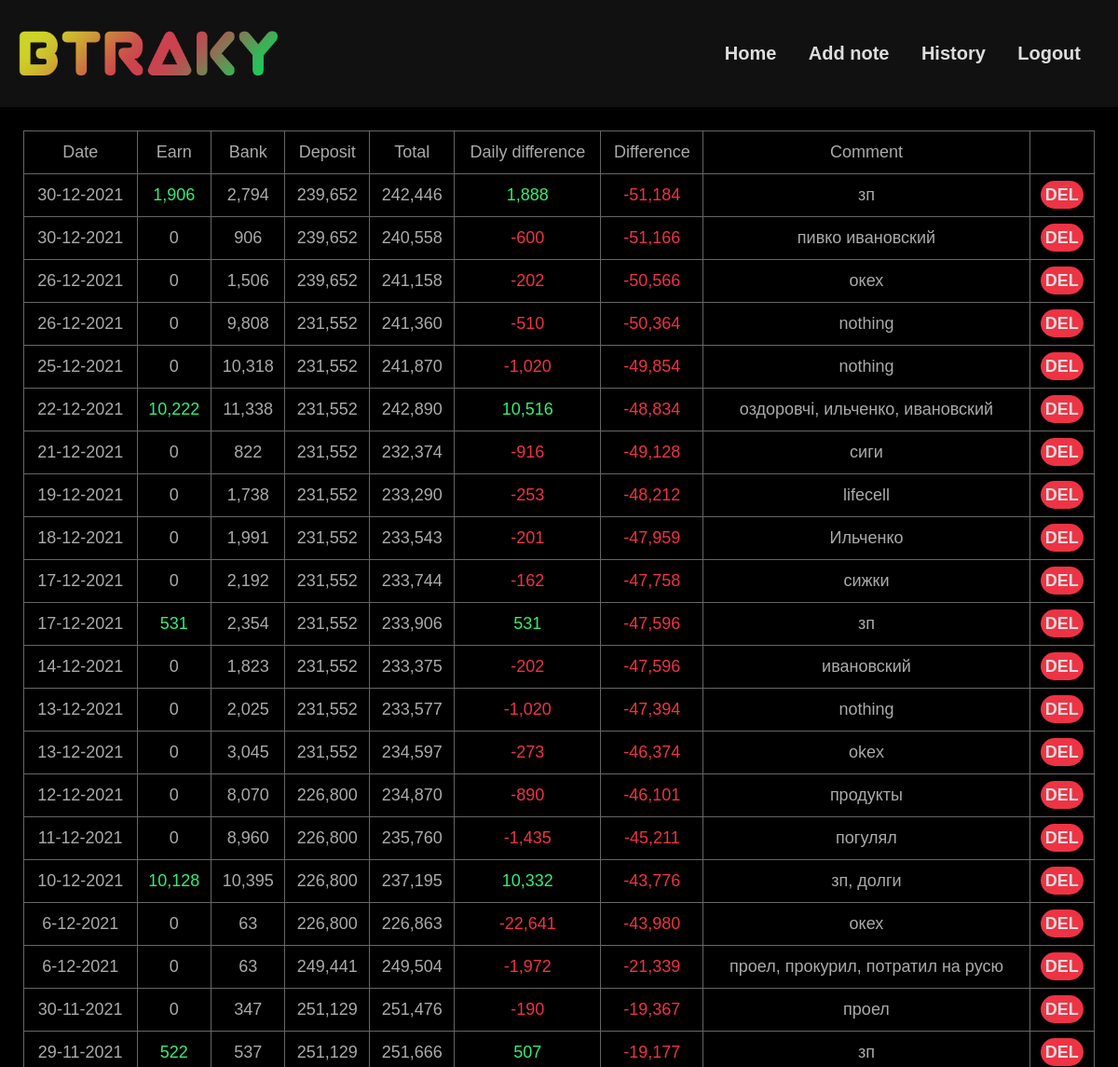
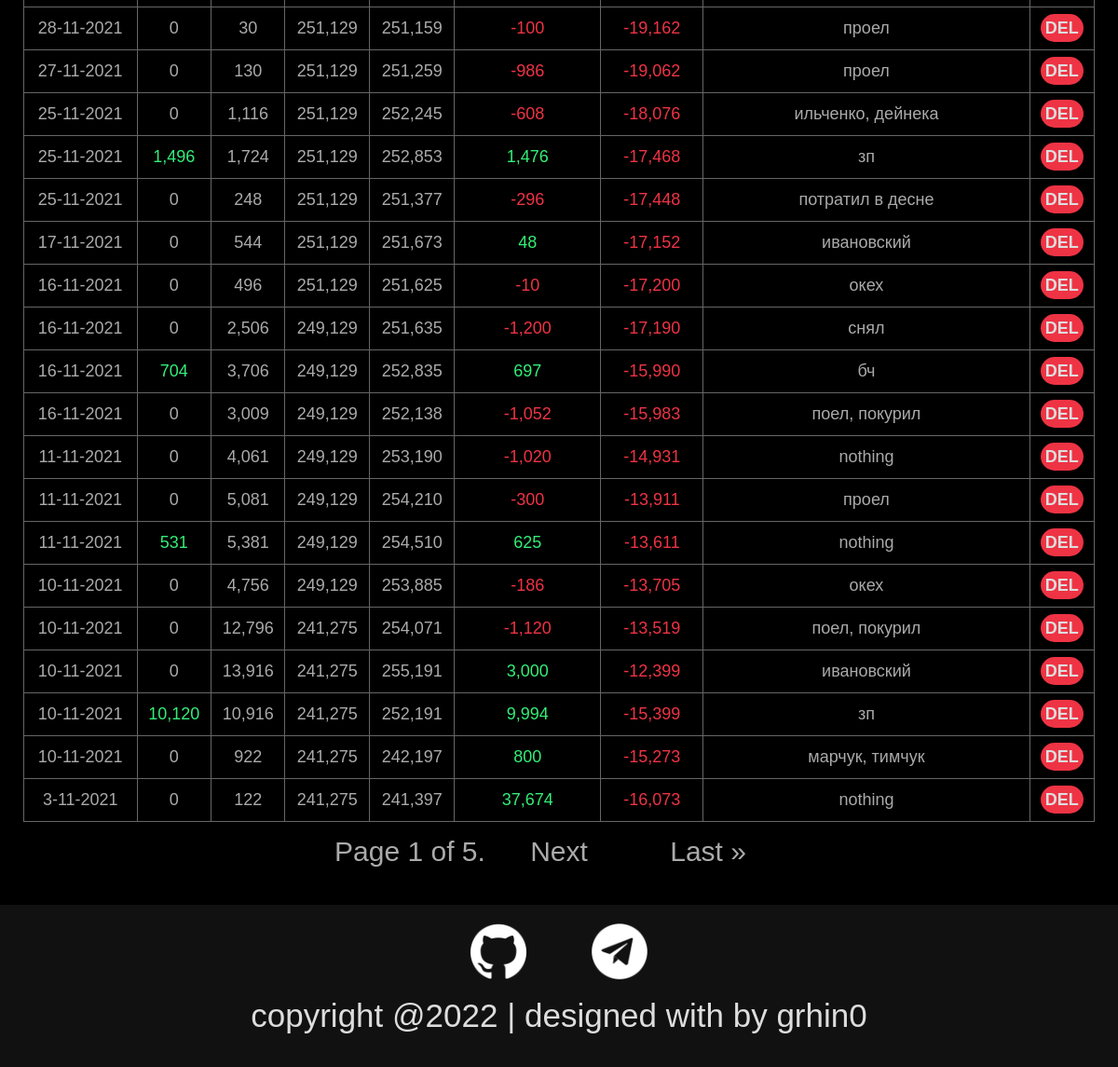
Page /history/ (signed in) on the committed database (2 pictures, top to bottom).
### history/models.py (models this page shows, shortened)
class Note(models.Model):
    profile = models.ForeignKey(Profile, on_delete=models.CASCADE)
    date = models.DateTimeField(default=timezone.now)
    earn = models.PositiveIntegerField(default=0)
    bank = models.IntegerField(default=0)
    deposit = models.PositiveIntegerField(default=0)
    total = models.IntegerField(default=0)
    daily_diff = models.IntegerField(default=0)
    diff = models.IntegerField(default=0)
    comment = models.CharField(default='nothing', max_length=255)
    class Meta:
        ordering = ['-date']

### history/views.py (the view)
# urls.py: path('history/', include('history.urls', namespace='history')),
@login_required
def history(request):
    note_list = request.user.profile.note_set.all()
    paginator = Paginator(note_list, 40)
    page_n = request.GET.get('page')
    page_obj = paginator.get_page(page_n)
    return render(request, 'history.html', {'page_obj': page_obj})

### history/templates/history.html (shortened to what this page needs)
{% extends 'base.html' %}
{% load static %}
{% block head %}
    <link rel="stylesheet" href="{% static 'history_styles.css' %}">
{% endblock %}
{% block main %}
    <div id="history">
    <table border="1">
        <tr>
            <td>Date</td>
            <td>Earn</td>
            <td>Bank</td>
            <td>Deposit</td>
            <td>Total</td>
            <td>Daily difference</td>
            <td>Difference</td>
            <td>Comment</td>
        </tr>
        {% for note in page_obj %}
            <tr>
                <td>{{ note.date.day }}-{{ note.date.month }}-{{ note.date.year }}</td>
                <td class="formatted colored">{{ note.earn }}</td>
                <td class="formatted">{{ note.bank }}</td>
                <td class="formatted">{{ note.deposit }}</td>
                <td class="formatted">{{ note.total }}</td>
                <td class="formatted colored">{{ note.daily_diff }}</td>
                <td class="formatted colored">{{ note.diff }}</td>
                <td>{{ note.comment }}</td>
                <td><a href={{note.id}}>DEL</a></td>
            </tr>
        {% endfor %}
    </table>
    <div class="paginator">
        <span class="step-links">
            <span class="current">
                Page {{ page_obj.number }} of {{ page_obj.paginator.num_pages }}.
            </span>
            {% if page_obj.has_next %}
                <a href="?page={{ page_obj.next_page_number }}">Next</a>
                <a href="?page={{ page_obj.paginator.num_pages }}">Last &raquo;</a>
            {% endif %}
        </span>
    </div>
    </div>
{% endblock %}

### templates/base.html (shortened to what this page needs)
{% load static %}
<!DOCTYPE html>
<html lang="en">
<head>
    <link rel="stylesheet" href="{% static 'base_styles.css' %}"/>
    {% block head %}{% endblock %}
</head>
<body>
    <header>
        <img src="{% static 'fullLogo.png' %}" />
        <ul>
            {% if request.user.is_authenticated %}
                <li><a href="{% url 'dashboard' %}">Home</a></li>
                <li><a href="{% url 'history:add_note' %}">Add note </a></li>
                <li><a href="{% url 'history:history' %}">History</a></li>
                <li><a href="{% url 'logout' %}">Logout</a></li>
            {% else %}
                <li><a href="{% url 'login' %}">Log-in</a></li>
            {% endif %}
        </ul>
    </header>
    <main style=" background-image: url({% static 'background.png' %}) ">
        <div id="content">
            {% block main %}
            {% endblock %}
        </div>
    </main>
    <footer>
        <ul>
            <li><a>
            <img src="{% static 'git.png' %}"></a>
            </li>
            <li><a href="https://t.me/grhin0">
                <img src="{% static 'telg.png' %}">
            </a></li>
        </ul>
        <div>
            copyright @2022 | designed with by grhin0
        </div>
    </footer>
</body>
</html>

### static/base_styles.css (style rules this page uses)
.positive { color: #3e7 }
.negative { color: #e34; }
html body { font-family: Arial, sans-serif; background-color: #222; color: #ddd; padding: 0; margin: 0; display: flex; flex-direction: column; height: 100vh; width: 100%; }
img { max-width: 100%; }
ul li { list-style-type: none; }
header { display: flex; background-color: #111; align-items: center; justify-content: space-between; padding: 5px 15px; }
header > img { width: 230px; display: block; }
header ul, li { display: inline-block; padding: 0 5px; }
header > ul > li > a { font-size: 20px; font-weight: bold; text-decoration: none; text-align: center; height: 100%; color: #ddd; }
main { width: 100%; display: flex; background-size: 100% 50%; background-repeat: no-repeat; position: relative; }
main::before { content: ''; position: absolute; top: 0; left: 0; width: 100%; height: 50%; background-color: rgba(0, 0, 0, .41); z-index: 1; }
#content { width: 100%; z-index: 2; }
footer { display: flex; background-color: #111; padding: 20px 0; flex-direction: column; text-align: center; margin-top: auto; }
footer > ul { display: flex; margin: auto; padding: 0; }
footer > ul > li { margin: 0 10px; }
footer > div { padding: 15px 0; margin: auto; }
footer img { width: 40px; }
@media only screen and (max-width: 1200px) { footer { margin-bottom: -9%; margin-right: 0; } }
@media only screen and (max-width: 1200px) { footer div { font-size: 35px; } }
@media only screen and (max-width: 1200px) { footer img { width: 60px; margin: 0 20px; } }
@media only screen and (max-width: 1200px) { header { padding: 30px 20px; } }
@media only screen and (max-width: 1200px) { header > ul a { font-size: 38px; padding: 0 10px; } }
@media only screen and (max-width: 1200px) { header img { width: 280px; } }

### history/static/history_styles.css (style rules this page uses)
#history { color: #aaa; margin: 50px 5%; background-color: #000; border-radius: 25px; z-index: 2; text-align: center; padding: 25px; display: flex; flex-direction: column; }
table { width: 100%; }
table, th, tr, td { border: 2px solid #111; border-collapse: collapse; padding: 12px 7px; border: 1px solid #666; }
.paginator { margin: 15px 0; font-size: 30px; }
.paginator a { color: #aaa; text-decoration: none; margin: 0 40px; }
table a { font-weight: bold; text-decoration: none; background-color: #e34; color: #ddd; border-radius: 15px; padding: 5px; }
@media only screen and (max-width: 1200px) { #history { margin: 0; font-size: 18px; border-radius: 0; } }

### rows in the picture
Note: date.day "30", date.month "12", date.year "2021", earn "1,906", bank "2,794", deposit "239,652", total "242,446", daily_diff "1,888", diff "-51,184", comment "зп"
Note: date.day "30", date.month "12", date.year "2021", earn "0", bank "906", deposit "239,652", total "240,558", daily_diff "-600", diff "-51,166", comment "пивко ивановский"
Note: date.day "26", date.month "12", date.year "2021", earn "0", bank "1,506", deposit "239,652", total "241,158", daily_diff "-202", diff "-50,566", comment "окех"
Note: date.day "26", date.month "12", date.year "2021", earn "0", bank "9,808", deposit "231,552", total "241,360", daily_diff "-510", diff "-50,364", comment "nothing"
Note: date.day "25", date.month "12", date.year "2021", earn "0", bank "10,318", deposit "231,552", total "241,870", daily_diff "-1,020", diff "-49,854", comment "nothing"
Note: date.day "22", date.month "12", date.year "2021", earn "10,222", bank "11,338", deposit "231,552", total "242,890", daily_diff "10,516", diff "-48,834", comment "оздоровчі, ильченко, ивановский"
Note: date.day "21", date.month "12", date.year "2021", earn "0", bank "822", deposit "231,552", total "232,374", daily_diff "-916", diff "-49,128", comment "сиги"
Note: date.day "19", date.month "12", date.year "2021", earn "0", bank "1,738", deposit "231,552", total "233,290", daily_diff "-253", diff "-48,212", comment "lifecell"
Note: date.day "18", date.month "12", date.year "2021", earn "0", bank "1,991", deposit "231,552", total "233,543", daily_diff "-201", diff "-47,959", comment "Ильченко"
Note: date.day "17", date.month "12", date.year "2021", earn "0", bank "2,192", deposit "231,552", total "233,744", daily_diff "-162", diff "-47,758", comment "сижки"
Note: date.day "17", date.month "12", date.year "2021", earn "531", bank "2,354", deposit "231,552", total "233,906", daily_diff "531", diff "-47,596", comment "зп"
Note: date.day "14", date.month "12", date.year "2021", earn "0", bank "1,823", deposit "231,552", total "233,375", daily_diff "-202", diff "-47,596", comment "ивановский"
Note: date.day "13", date.month "12", date.year "2021", earn "0", bank "2,025", deposit "231,552", total "233,577", daily_diff "-1,020", diff "-47,394", comment "nothing"
Note: date.day "13", date.month "12", date.year "2021", earn "0", bank "3,045", deposit "231,552", total "234,597", daily_diff "-273", diff "-46,374", comment "okex"
Note: date.day "12", date.month "12", date.year "2021", earn "0", bank "8,070", deposit "226,800", total "234,870", daily_diff "-890", diff "-46,101", comment "продукты"
Note: date.day "11", date.month "12", date.year "2021", earn "0", bank "8,960", deposit "226,800", total "235,760", daily_diff "-1,435", diff "-45,211", comment "погулял"
Note: date.day "10", date.month "12", date.year "2021", earn "10,128", bank "10,395", deposit "226,800", total "237,195", daily_diff "10,332", diff "-43,776", comment "зп, долги"
Note: date.day "6", date.month "12", date.year "2021", earn "0", bank "63", deposit "226,800", total "226,863", daily_diff "-22,641", diff "-43,980", comment "окех"
Note: date.day "6", date.month "12", date.year "2021", earn "0", bank "63", deposit "249,441", total "249,504", daily_diff "-1,972", diff "-21,339", comment "проел, прокурил, потратил на русю"
Note: date.day "30", date.month "11", date.year "2021", earn "0", bank "347", deposit "251,129", total "251,476", daily_diff "-190", diff "-19,367", comment "проел"
Note: date.day "29", date.month "11", date.year "2021", earn "522", bank "537", deposit "251,129", total "251,666", daily_diff "507", diff "-19,177", comment "зп"
Note: date.day "28", date.month "11", date.year "2021", earn "0", bank "30", deposit "251,129", total "251,159", daily_diff "-100", diff "-19,162", comment "проел"
Note: date.day "27", date.month "11", date.year "2021", earn "0", bank "130", deposit "251,129", total "251,259", daily_diff "-986", diff "-19,062", comment "проел"
Note: date.day "25", date.month "11", date.year "2021", earn "0", bank "1,116", deposit "251,129", total "252,245", daily_diff "-608", diff "-18,076", comment "ильченко, дейнека"
Note: date.day "25", date.month "11", date.year "2021", earn "1,496", bank "1,724", deposit "251,129", total "252,853", daily_diff "1,476", diff "-17,468", comment "зп"
Note: date.day "25", date.month "11", date.year "2021", earn "0", bank "248", deposit "251,129", total "251,377", daily_diff "-296", diff "-17,448", comment "потратил в десне"
Note: date.day "17", date.month "11", date.year "2021", earn "0", bank "544", deposit "251,129", total "251,673", daily_diff "48", diff "-17,152", comment "ивановский"
Note: date.day "16", date.month "11", date.year "2021", earn "0", bank "496", deposit "251,129", total "251,625", daily_diff "-10", diff "-17,200", comment "окех"
Note: date.day "16", date.month "11", date.year "2021", earn "0", bank "2,506", deposit "249,129", total "251,635", daily_diff "-1,200", diff "-17,190", comment "снял"
Note: date.day "16", date.month "11", date.year "2021", earn "704", bank "3,706", deposit "249,129", total "252,835", daily_diff "697", diff "-15,990", comment "бч"
Note: date.day "16", date.month "11", date.year "2021", earn "0", bank "3,009", deposit "249,129", total "252,138", daily_diff "-1,052", diff "-15,983", comment "поел, покурил"
Note: date.day "11", date.month "11", date.year "2021", earn "0", bank "4,061", deposit "249,129", total "253,190", daily_diff "-1,020", diff "-14,931", comment "nothing"
Note: date.day "11", date.month "11", date.year "2021", earn "0", bank "5,081", deposit "249,129", total "254,210", daily_diff "-300", diff "-13,911", comment "проел"
Note: date.day "11", date.month "11", date.year "2021", earn "531", bank "5,381", deposit "249,129", total "254,510", daily_diff "625", diff "-13,611", comment "nothing"
Note: date.day "10", date.month "11", date.year "2021", earn "0", bank "4,756", deposit "249,129", total "253,885", daily_diff "-186", diff "-13,705", comment "окех"
Note: date.day "10", date.month "11", date.year "2021", earn "0", bank "12,796", deposit "241,275", total "254,071", daily_diff "-1,120", diff "-13,519", comment "поел, покурил"
Note: date.day "10", date.month "11", date.year "2021", earn "0", bank "13,916", deposit "241,275", total "255,191", daily_diff "3,000", diff "-12,399", comment "ивановский"
Note: date.day "10", date.month "11", date.year "2021", earn "10,120", bank "10,916", deposit "241,275", total "252,191", daily_diff "9,994", diff "-15,399", comment "зп"
Note: date.day "10", date.month "11", date.year "2021", earn "0", bank "922", deposit "241,275", total "242,197", daily_diff "800", diff "-15,273", comment "марчук, тимчук"
Note: date.day "3", date.month "11", date.year "2021", earn "0", bank "122", deposit "241,275", total "241,397", daily_diff "37,674", diff "-16,073", comment "nothing"

### other values in the picture
{{ page_obj.number }} "1"
{{ page_obj.paginator.num_pages }} "5"
